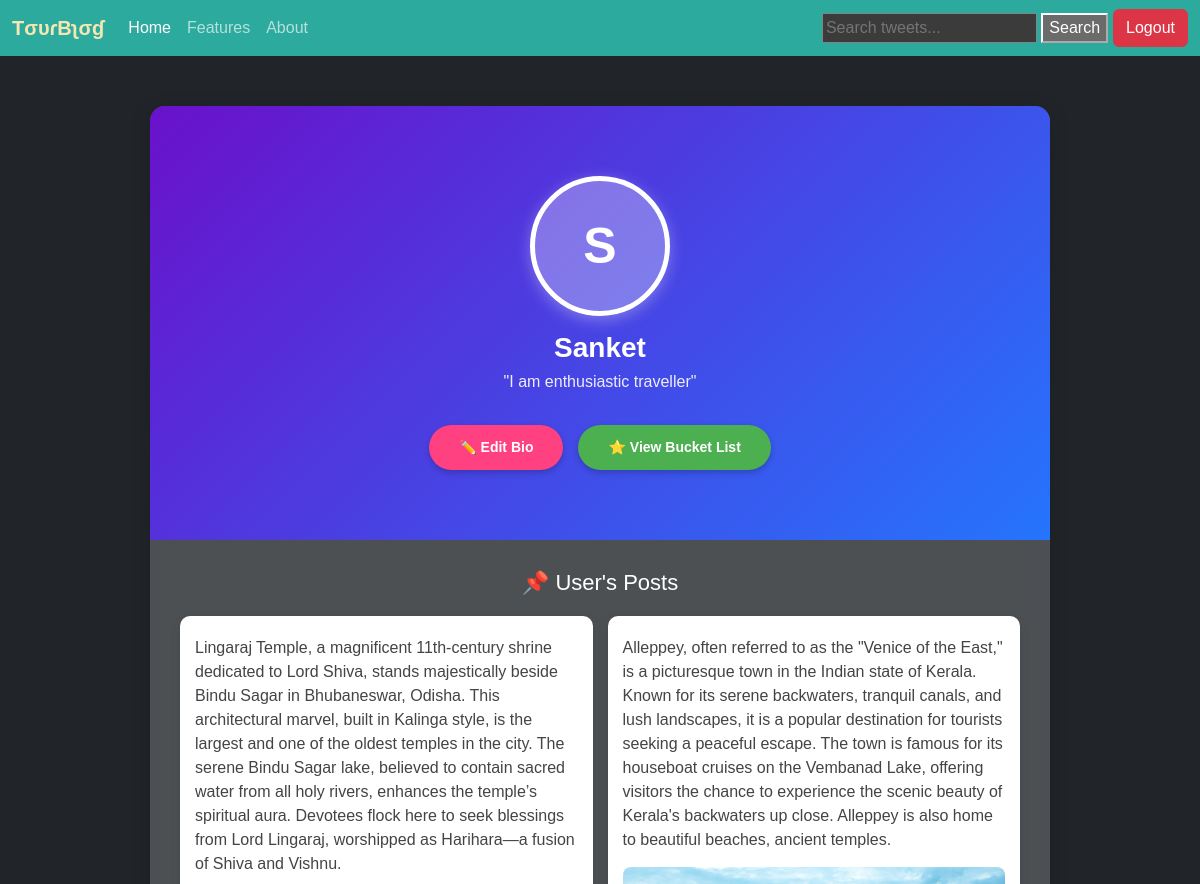
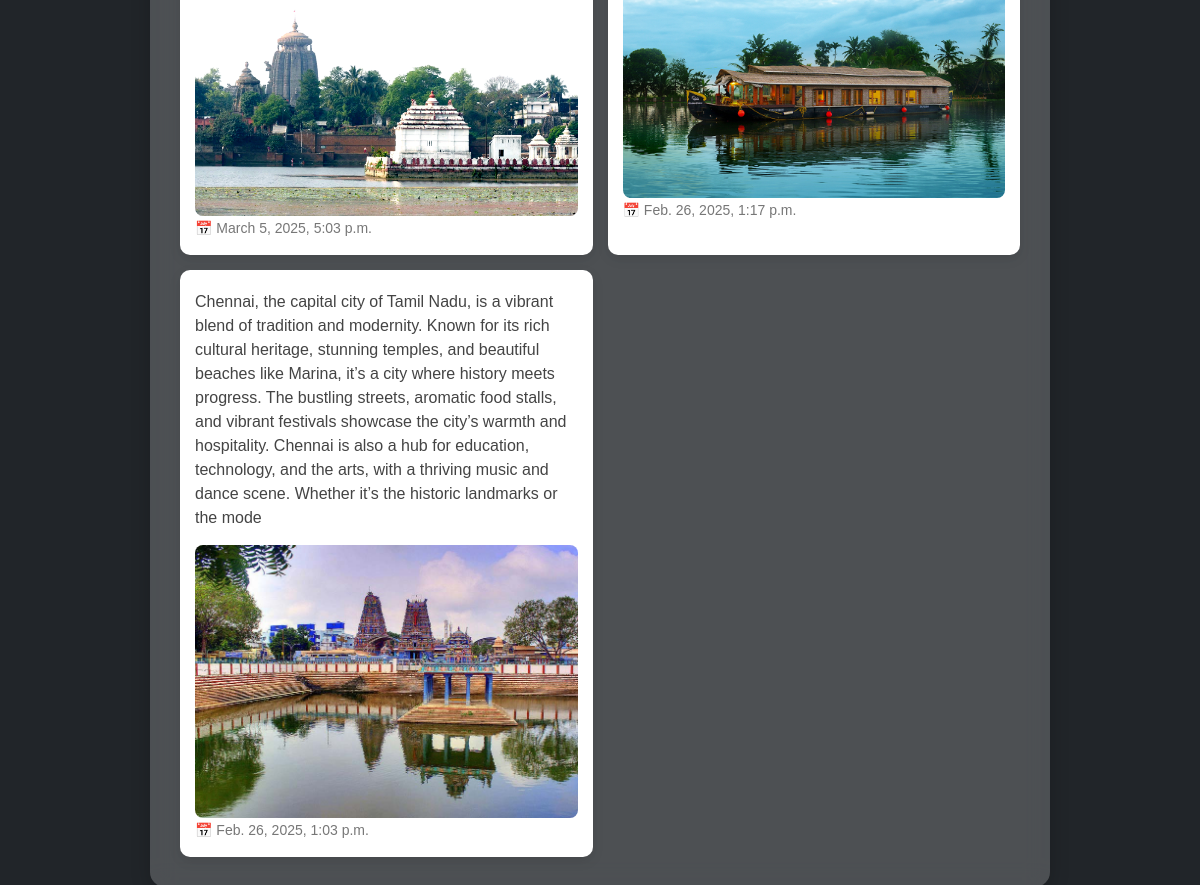
The page /tweet/profile/Sanket/ (signed in) on the database its author committed (2 pictures, top to bottom).
### tweet/models.py (models this page shows, shortened)
class Profile(models.Model):
    user = models.OneToOneField(User, on_delete=models.CASCADE)
    bio = models.TextField(max_length=500, blank=True)  # New bio field

class Tweet(models.Model):
    user = models.ForeignKey(User, on_delete=models.CASCADE)
    text = models.TextField(max_length=480)
    photo = models.ImageField(upload_to="photos/", blank=True, null=True)
    created_at = models.DateTimeField(auto_now_add=True)
    update_at = models.DateTimeField(auto_now=True)

### tweet/views.py (the view)
# urls.py: path("profile/<str:username>/", views.user_profile, name="user_profile"),
@login_required
def user_profile(request, username):
    user = get_object_or_404(User, username=username)
    profile, created = Profile.objects.get_or_create(user=user)
    tweets = Tweet.objects.filter(user=user).order_by('-created_at')  # Get user's tweets
    return render(request, "profile.html", {"profile": profile, "tweets": tweets})

### tweet/templates/profile.html
{% extends "layout.html" %}
{% block body %}
<div style="
    max-width: 900px;
    margin: 50px auto;
    background: rgba(255, 255, 255, 0.2);
    border-radius: 15px;
    backdrop-filter: blur(12px);
    overflow: hidden;
    box-shadow: 0px 5px 20px rgba(0, 0, 0, 0.2);
    font-family: 'Poppins', sans-serif;
    color: #fff;">
    <div style="
        background: linear-gradient(135deg, #6a11cb, #2575fc);
        padding: 70px 30px;
        text-align: center;
        color: white;
        position: relative;
        display: flex;
        flex-direction: column;
        align-items: center;">
        <div style="
            width: 140px; height: 140px;
            background: rgba(255, 255, 255, 0.3);
            border-radius: 50%;
            display: flex;
            justify-content: center;
            align-items: center;
            font-size: 50px;
            font-weight: bold;
            color: white;
            box-shadow: 0px 4px 15px rgba(255, 255, 255, 0.3);
            border: 5px solid white;">
            {{ profile.user.username|first|upper }}
        </div>
        <h2 style="margin: 15px 0 5px; font-size: 28px; font-weight: bold;">
            {{ profile.user.username }}
        </h2>
        <p style="font-size: 16px; opacity: 0.9;">
            {% if profile.bio %}
                "{{ profile.bio }}"
            {% else %}
                <em>No bio added yet.</em>
            {% endif %}
        </p>
        {% if profile.user == request.user %}
            <div style="margin-top: 15px; display: flex; gap: 15px;">
                <a href="{% url 'update_bio' %}"
                    style="display: inline-block; padding: 12px 30px;
                           font-size: 14px; color: white; background: #ff4081;
                           border-radius: 30px; text-decoration: none;
                           transition: 0.3s; font-weight: bold;
                           box-shadow: 0px 3px 6px rgba(0, 0, 0, 0.2);">
                    ✏️ Edit Bio
                </a>
                <a href="{% url 'bucket_list' %}"
                    style="display: inline-block; padding: 12px 30px;
                           font-size: 14px; color: white; background: #4CAF50;
                           border-radius: 30px; text-decoration: none;
                           transition: 0.3s; font-weight: bold;
                           box-shadow: 0px 3px 6px rgba(0, 0, 0, 0.2);">
                    ⭐ View Bucket List
                </a>
            </div>
        {% endif %}
    </div>
    <div style="padding: 30px; color: #333;">
        <h3 style="color: white; text-align: center; margin-bottom: 20px; font-size: 22px;">
            📌 User's Posts
        </h3>
        <div style="display: grid; grid-template-columns: repeat(2, 1fr); gap: 15px;">
            {% for tweet in tweets %}
                <div style="
                    background: white;
                    padding: 15px;
                    border-radius: 10px;
                    box-shadow: 0px 4px 12px rgba(0, 0, 0, 0.1);
                    transition: 0.3s;
                    text-align: left;
                    position: relative;
                    font-size: 16px;">
                    <p style="color: #444; margin: 5px 0;">{{ tweet.text }}</p>
                    {% if tweet.photo %}
                        <img src="{{ tweet.photo.url }}" alt="Tweet Image"
                             style="max-width: 100%; border-radius: 8px; margin-top: 10px;">
                    {% endif %}
                    <small style="color: #777;">📅 {{ tweet.created_at }}</small>
                </div>
            {% empty %}
                <p style="text-align: center; color: #777; font-size: 16px;">No posts yet.</p>
            {% endfor %}
        </div>
    </div>
</div>
{% endblock %}

### templates/layout.html (shortened to what this page needs)
{% load static %}
<!DOCTYPE html>
<html lang="en" data-bs-theme = "dark">
<head>
    <link href="https://cdn.jsdelivr.net/npm/bootstrap@5.3.3/dist/css/bootstrap.min.css" rel="stylesheet">
    <link rel="stylesheet" href="https://cdnjs.cloudflare.com/ajax/libs/font-awesome/5.15.4/css/all.min.css">
</head>
<body class="bg-dark">
    <nav class="navbar navbar-expand-lg navbar-primary" style="background-color: #2DAA9E">
        <div class="container-fluid">
          <a class="navbar-brand" style="color: #F5E7B2"><b>TσυɾBʅσɠ</b></a>
          <div class="collapse navbar-collapse" id="navbarSupportedContent">
            <ul class="navbar-nav me-auto mb-2 mb-lg-0">
              <li class="nav-item">
                <a class="nav-link active" aria-current="page" href="{% url 'tweet_list' %}">Home</a>
              </li>
              <li class="nav-item">
                <a class="nav-link" href="{% url 'feature' %}">Features</a>
              </li>
              <li class="nav-item">
                <a class="nav-link" href="{% url 'about' %}">About</a>
              </li>
            </ul>
            <form method="GET" action="{% url 'search_tweets' %}">
              <input type="text" name="q" placeholder="Search tweets..." value="{{ query }}">
              <button type="submit">Search</button>
          </form>
            {%if user.is_authenticated %}
            <form method="post" action="{%url 'logout' %}">
              <button class="btn btn-danger" type="submit" style="margin-left:5px;">Logout</button>
            </form>
            {% else %}
            <a href="{% url 'register' %}" class="btn btn-primary mx-2">Register</a>
            <a href="{% url 'login' %}" class="btn btn-success mx-2">Login</a>
            {% endif %}
          </div>
        </div>
      </nav>
    <div>
        {% block body %}
        {% endblock %}
    </div>
</body>
</html>

### templates/layout.html (style rules this page uses)
body { margin: 0; font-family: Arial, sans-serif; }

### rows shown on the page
Profile: user.username|first "S", user.username "Sanket", bio "I am enthusiastic traveller"
Tweet: text "Lingaraj Temple, a magnificent 11th-century shrine dedicated to Lord Shiva, stands majestically beside Bindu Sagar in Bhubaneswar, Odisha. This architectural marvel, built in Kalinga style, is the largest and one of the oldest temples in the city. The serene Bindu Sagar lake, believed to contain sacred water from all holy rivers, enhances the temple’s spiritual aura. Devotees flock here to seek blessings from Lord Lingaraj, worshipped as Harihara—a fusion of Shiva and Vishnu.", photo (picture), created_at "March 5, 2025, 5:03 p.m."
Tweet: text "Alleppey, often referred to as the \"Venice of the East,\" is a picturesque town in the Indian state of Kerala. Known for its serene backwaters, tranquil canals, and lush landscapes, it is a popular destination for tourists seeking a peaceful escape. The town is famous for its houseboat cruises on the Vembanad Lake, offering visitors the chance to experience the scenic beauty of Kerala's backwaters up close. Alleppey is also home to beautiful beaches, ancient temples.", photo (picture), created_at "Feb. 26, 2025, 1:17 p.m."
Tweet: text "Chennai, the capital city of Tamil Nadu, is a vibrant blend of tradition and modernity. Known for its rich cultural heritage, stunning temples, and beautiful beaches like Marina, it’s a city where history meets progress. The bustling streets, aromatic food stalls, and vibrant festivals showcase the city’s warmth and hospitality. Chennai is also a hub for education, technology, and the arts, with a thriving music and dance scene. Whether it’s the historic landmarks or the mode", photo (picture), created_at "Feb. 26, 2025, 1:03 p.m."
